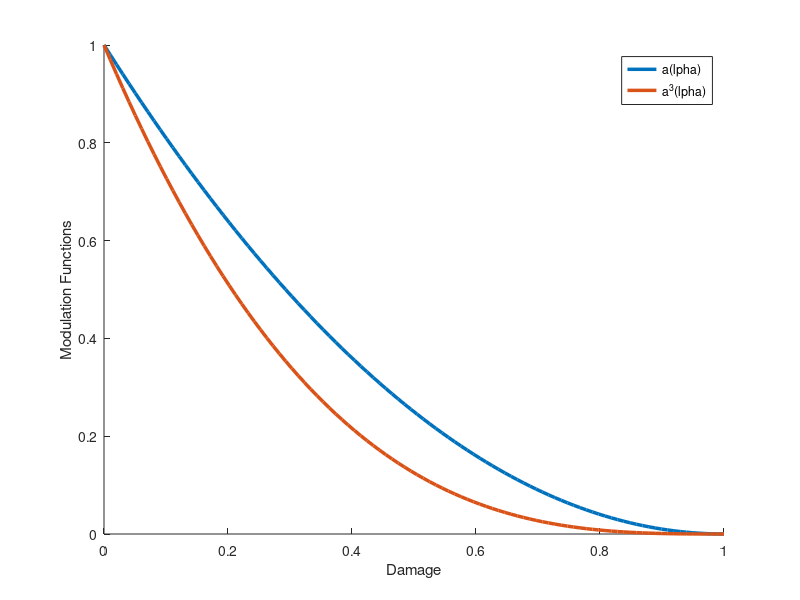

Recreate this plot in MATLAB. (Note: this script raises an error after producing the figure.)

%% 
alpha = linspace(0,1,100);

a = (1-alpha).^2;
b = (1-alpha).^3;

figure(1)
hold on 
h1 = plot(alpha, a, 'LineWidth', 2.5)
h2 = plot(alpha, b, 'LineWidth', 2.5)
legend([h1, h2], "a(\alpha)", "a^3(\alpha)")
xlabel("Damage")
ylabel("Modulation Functions")

ax = gca; 
ax.FontSize = 25;

%% 
alpha = linspace(0,1,100);

a = (1-alpha).^2;
a3 = (1-alpha).^6;

figure(1)
hold on 
h1 = plot(alpha, a, 'LineWidth', 2.5)
h2 = plot(alpha, a3, 'LineWidth', 2.5)
legend([h1, h2], "a(\alpha)", "a^6(\alpha)")
xlabel("Damage")
ylabel("Modulation Functions")

ax = gca; 
ax.FontSize = 25;
%% New 
% undamaged (0) to damaged (1)
alpha = linspace(0,1,100);

a = (1-alpha).^2;
b = (1-alpha).^3;

figure(3)
plot(alpha, b, "--")

alpha_t = 0.1;

for i = 1:length(b)
    if alpha_t >= alpha(i)
        b(i) = 0;
    end   
end

figure(3)
hold on 
title("Criterion switched: alpha_t = 0.1")
h1 = plot(alpha, a, 'LineWidth', 2.5)
h2 = plot(alpha, b, 'LineWidth', 2.5)
legend([h1, h2], "a(alpha)", "b(alpha)")
xlabel("Damage")
